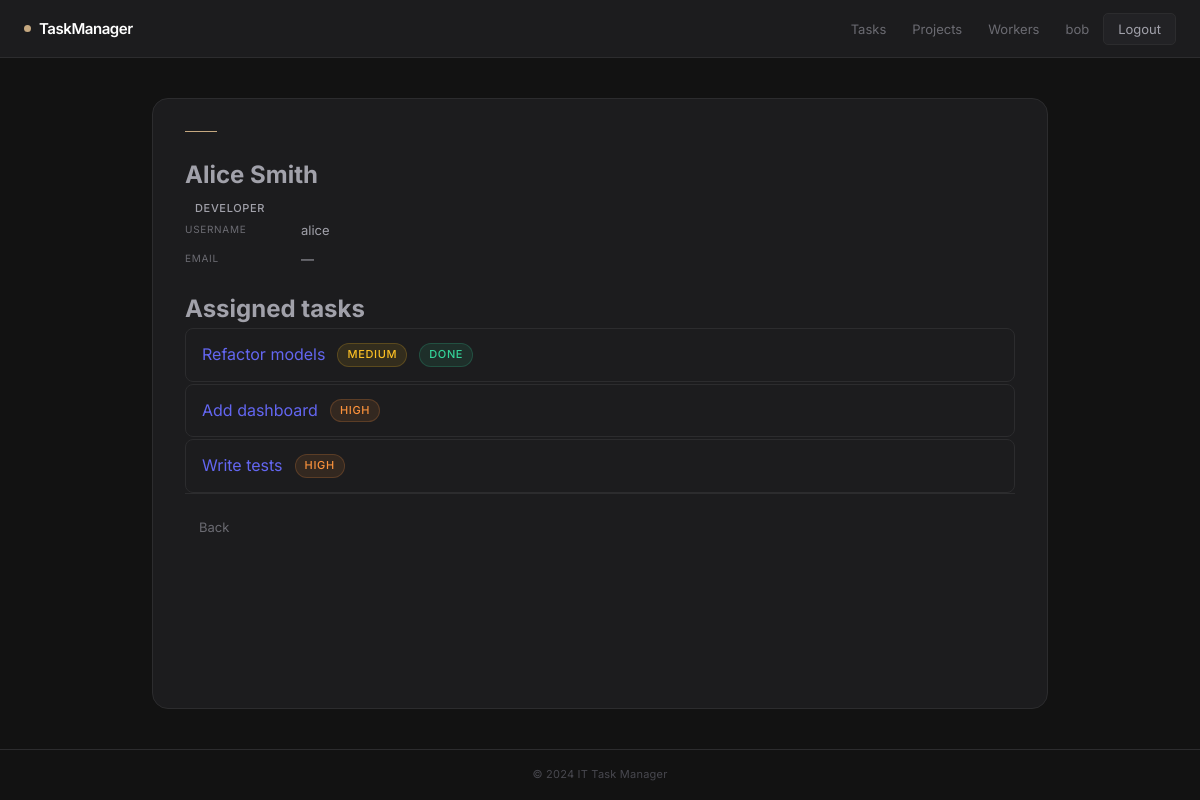
/workers/2/ (signed in), run on the app's committed database.
### tasks/models.py (models this page shows, shortened)
class Worker(AbstractUser):
    position = models.ForeignKey(
        Position,
        on_delete=models.SET_NULL,
        null=True,
        blank=True,
        related_name="workers",
    )
    class Meta:
        ordering = ["username"]
    def __str__(self):
        full = f"{self.first_name} {self.last_name}".strip()
        return full if full else self.username

class Position(models.Model):
    name = models.CharField(max_length=100, unique=True)
    class Meta:
        ordering = ["name"]
    def __str__(self):
        return self.name

class Task(models.Model):
    class Priority(models.TextChoices):
        LOW = "LOW", "Low"
        MEDIUM = "MEDIUM", "Medium"
        HIGH = "HIGH", "High"
        CRITICAL = "CRITICAL", "Critical"
    name = models.CharField(max_length=200)
    description = models.TextField(blank=True, default="")
    deadline = models.DateField(null=True, blank=True)
    is_complete = models.BooleanField(default=False)
    priority = models.CharField(
        max_length=10,
        choices=Priority.choices,
        default=Priority.MEDIUM,
    )
    task_type = models.ForeignKey(
        TaskType,
        on_delete=models.SET_NULL,
        null=True,
        blank=True,
        related_name="tasks",
    )
    project = models.ForeignKey(
        Project,
        on_delete=models.SET_NULL,
        null=True,
        blank=True,
        related_name="tasks",
    )
    assignees = models.ManyToManyField(
        settings.AUTH_USER_MODEL,
        blank=True,
        related_name="assigned_tasks",
    )
    tags = models.ManyToManyField(
        Tag,
        blank=True,
        related_name="tasks",
    )
    class Meta:
        ordering = ["-priority", "deadline"]

### tasks/views.py (the view)
class WorkerDetailView(LoginRequiredMixin, DetailView):
    model = Worker
    template_name = "tasks/worker_detail.html"
    context_object_name = "worker"
    def get_queryset(self):
        return Worker.objects.select_related("position").prefetch_related(
            "assigned_tasks__project",
            "assigned_tasks__task_type",
        )

### templates/tasks/worker_detail.html (shortened to what this page needs)
{% extends "base.html" %}
{% block content %}
<article class="detail-card">
  <header class="detail-card__header">
    <h1>{{ worker }}</h1>
    {% if worker.position %}
      <span class="badge">{{ worker.position }}</span>
    {% endif %}
  </header>
  <dl class="detail-card__meta">
    <dt>Username</dt><dd>{{ worker.username }}</dd>
    <dt>Email</dt><dd>{{ worker.email|default:"—" }}</dd>
  </dl>
  <section class="section">
    <h2>Assigned tasks</h2>
    <ul class="task-list">
      {% for task in worker.assigned_tasks.all %}
        <li class="task-item">
          <a href="{% url 'tasks:task-detail' pk=task.pk %}">
            {{ task.name }}
          </a>
          <span class="badge badge--{{ task.priority|lower }}">
            {{ task.priority }}
          </span>
          {% if task.is_complete %}
            <span class="badge badge--success">Done</span>
          {% endif %}
        </li>
      {% empty %}
        <li class="empty-state">No tasks assigned.</li>
      {% endfor %}
    </ul>
  </section>
  <div class="detail-card__actions">
    <a href="{% url 'tasks:worker-list' %}" class="btn btn--ghost">Back</a>
  </div>
</article>
{% endblock %}

### templates/base.html (shortened to what this page needs)
{% load static %}
<!DOCTYPE html>
<html lang="en">
<head>
  <link rel="stylesheet" href="{% static 'css/style.css' %}">
</head>
<body>
  <nav class="navbar">
    <a class="navbar__brand" href="{% url 'tasks:index' %}">TaskManager</a>
    <ul class="navbar__links">
      {% if user.is_authenticated %}
        <li><a href="{% url 'tasks:task-list' %}">Tasks</a></li>
        <li><a href="{% url 'tasks:project-list' %}">Projects</a></li>
        <li><a href="{% url 'tasks:worker-list' %}">Workers</a></li>
        <li>
          <a href="{% url 'tasks:worker-detail' pk=user.pk %}">
            {{ user.username }}
          </a>
        </li>
        <li>
          <form method="post" action="{% url 'tasks:logout' %}">
            <button type="submit" class="btn btn--link">Logout</button>
          </form>
        </li>
      {% else %}
        <li><a href="{% url 'tasks:login-page' %}">Login</a></li>
        <li><a href="{% url 'tasks:signup' %}">Sign up</a></li>
      {% endif %}
    </ul>
  </nav>
  <main class="main-content">
    {% block content %}{% endblock %}
  </main>
  <footer class="footer">
    <p>&copy; 2024 IT Task Manager</p>
  </footer>
</body>
</html>

### static/css/style.css (style rules this page uses)
:root { --color-bg: #121212; --color-surface: #1c1c1e; --color-surface-active: #262629; --color-surface-input: #151618; --color-border: #2c2c2e; --color-border-focus: #383838; --color-text: #ffffff; --color-text-muted: #6b6b72; --color-text-light: #a1a1aa; --color-accent: #c5a880; --color-primary: #6366f1; --color-primary-hover: #4f46e5; --color-focus-ring: rgba(99, 102, 241, 0.28); --priority-low: #34d399; --priority-medium: #fbbf24; --priority-high: #fb923c; --priority-critical: #f87171; --radius-sm: 5px; --radius-md: 8px; --radius-lg: 10px; --radius-xl: 16px; --font-sans: 'Inter', system-ui, -apple-system, sans-serif; --shadow-sm: 0 1px 2px rgba(0, 0, 0, 0.2); --shadow-md: 0 4px 12px rgba(0, 0, 0, 0.4); }
*, *::before, *::after { box-sizing: border-box; margin: 0; padding: 0; }
body { font-family: var(--font-sans); background: var(--color-bg); color: var(--color-text-light); line-height: 1.6; min-height: 100vh; display: flex; flex-direction: column; -webkit-font-smoothing: antialiased; }
a { color: var(--color-primary); text-decoration: none; cursor: pointer; }
.navbar { background: var(--color-surface); border-bottom: 1px solid var(--color-border); padding: 0 1.5rem; height: 58px; display: flex; align-items: center; justify-content: space-between; }
.navbar__brand { font-size: 15px; font-weight: 600; color: var(--color-text); letter-spacing: -0.03em; display: flex; align-items: center; gap: 8px; }
.navbar__brand::before { content: ''; width: 7px; height: 7px; border-radius: 50%; background: var(--color-accent); flex-shrink: 0; display: inline-block; }
.navbar__links { list-style: none; display: flex; align-items: center; gap: 2px; }
.navbar__links a, .navbar__links .user-link { font-size: 13px; color: var(--color-text-muted); padding: 6px 12px; border-radius: var(--radius-sm); transition: color 0.15s; }
.main-content { flex: 1; max-width: 960px; width: 100%; margin: 2.5rem auto; padding: 0 2rem; display: grid; gap: 32px; }
.footer { border-top: 1px solid var(--color-border); padding: 16px 0; text-align: center; font-size: 11px; color: #48484f; letter-spacing: 0.02em; }
.btn { display: inline-flex; align-items: center; justify-content: center; background: #222225; border: 1px solid var(--color-border); color: var(--color-text-light); padding: 7px 14px; border-radius: var(--radius-sm); font-size: 13px; font-weight: 400; cursor: pointer; font-family: inherit; transition: background 0.15s, border-color 0.15s, color 0.15s; }
.btn--ghost { background: transparent; border: transparent; color: var(--color-text-muted); }
.task-list { display: flex; flex-direction: column; gap: 2px; }
.task-item { display: flex; align-items: center; gap: 12px; padding: 13px 16px; background: var(--color-surface); border: 1px solid var(--color-border); border-radius: var(--radius-md); transition: background 0.15s; }
.badge { font-size: 11px; font-weight: 500; padding: 2px 9px; border-radius: 9999px; text-transform: uppercase; letter-spacing: 0.06em; border: 1px solid transparent; }
.badge--medium { background: rgba(251, 191, 36, 0.1); color: var(--priority-medium); border-color: rgba(251, 191, 36, 0.2); }
.badge--high { background: rgba(251, 146, 60, 0.1); color: var(--priority-high); border-color: rgba(251, 146, 60, 0.2); }
.badge--success { background: rgba(52, 211, 153, 0.1); color: var(--priority-low); border-color: rgba(52, 211, 153, 0.2); }
.detail-card, .form-section, .auth-card, .confirm-card { background: var(--color-surface); border: 1px solid var(--color-border); border-radius: var(--radius-xl); padding: 32px; }
.detail-card::before, .form-section::before, .auth-card::before { content: ''; display: block; width: 32px; height: 1px; background: var(--color-accent); margin-bottom: 24px; }
.detail-card__meta { display: grid; grid-template-columns: 100px 1fr; gap: 8px 16px; font-size: 13px; margin-bottom: 20px; }
.detail-card__meta dt { font-size: 10px; color: var(--color-text-muted); text-transform: uppercase; letter-spacing: 0.07em; padding-top: 1px; }
.detail-card__meta dd { color: var(--color-text-light); }
.detail-card__actions, .form__actions { border-top: 1px solid var(--color-border); padding-top: 16px; display: flex; gap: 8px; flex-wrap: wrap; }

### data on the page
Worker: username "bob"
Worker: first_name+last_name "Alice Smith", position "DEVELOPER", username "alice", email "—"
Task: name "Refactor models", priority "MEDIUM", is_complete "DONE"
Task: name "Add dashboard", priority "HIGH"
Task: name "Write tests", priority "HIGH"
